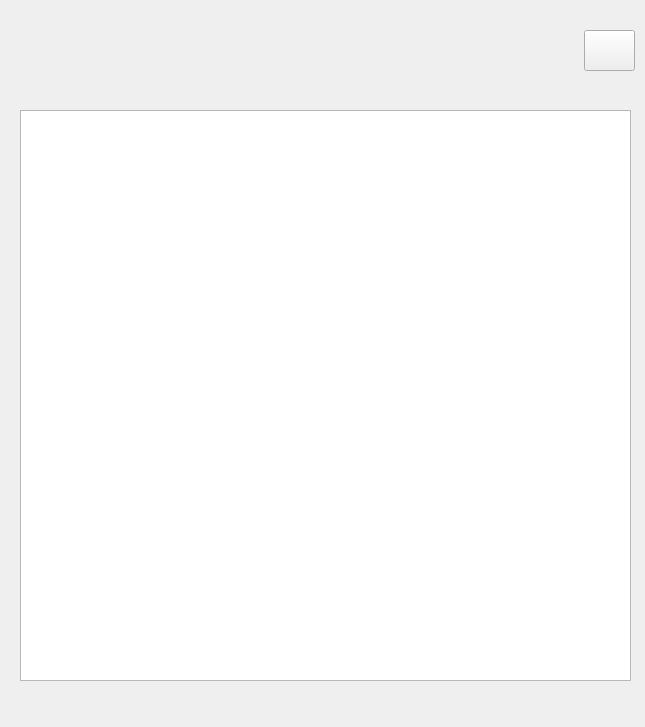
<?xml version="1.0" encoding="UTF-8"?>
<ui version="4.0">
 <class>Form</class>
 <widget class="QWidget" name="Form">
  <property name="geometry">
   <rect>
    <x>0</x>
    <y>0</y>
    <width>645</width>
    <height>727</height>
   </rect>
  </property>
  <property name="windowTitle">
   <string>Form</string>
  </property>
  <property name="styleSheet">
   <string notr="true">background-image: url(:/newPrefix/Log.jpg);</string>
  </property>
  <widget class="QPushButton" name="pushButton">
   <property name="geometry">
    <rect>
     <x>584</x>
     <y>30</y>
     <width>51</width>
     <height>41</height>
    </rect>
   </property>
   <property name="text">
    <string/>
   </property>
  </widget>
  <widget class="QTextEdit" name="textEdit">
   <property name="geometry">
    <rect>
     <x>20</x>
     <y>110</y>
     <width>611</width>
     <height>571</height>
    </rect>
   </property>
   <property name="html">
    <string>&lt;!DOCTYPE HTML PUBLIC &quot;-//W3C//DTD HTML 4.0//EN&quot; &quot;http://www.w3.org/TR/REC-html40/strict.dtd&quot;&gt;
&lt;html&gt;&lt;head&gt;&lt;meta name=&quot;qrichtext&quot; content=&quot;1&quot; /&gt;&lt;style type=&quot;text/css&quot;&gt;
p, li { white-space: pre-wrap; }
&lt;/style&gt;&lt;/head&gt;&lt;body style=&quot; font-family:'MS Shell Dlg 2'; font-size:8.25pt; font-weight:400; font-style:normal;&quot;&gt;
&lt;p style=&quot;-qt-paragraph-type:empty; margin-top:0px; margin-bottom:0px; margin-left:0px; margin-right:0px; -qt-block-indent:0; text-indent:0px;&quot;&gt;&lt;br /&gt;&lt;/p&gt;&lt;/body&gt;&lt;/html&gt;</string>
   </property>
  </widget>
 </widget>
 <resources>
  <include location="xz.qrc"/>
 </resources>
 <connections/>
</ui>
